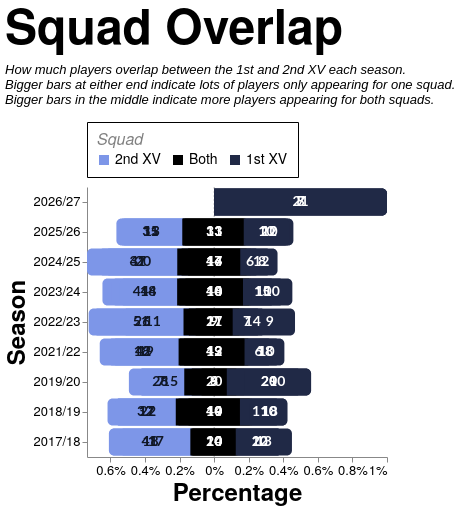

Write a Vega-Lite specification for this figure.
### Vega-Lite specification from a JSON file in a GitHub repository (floating-point values rounded to 4 significant figures)
{"config": {"axis": {"labelFont": "PT Sans Narrow, Helvetica Neue, Helvetica, Arial, sans-serif", "titleFont": "PT Sans Narrow, Helvetica Neue, Helvetica, Arial, sans-serif", "labelFontSize": 13, "titleFontSize": 24, "gridColor": "#202947", "gridOpacity": 0.2, "zindex": 1}, "text": {"font": "Lato, sans-serif"}, "bar": {"cornerRadiusEnd": 5}, "header": {"labelFont": "PT Sans Narrow, Helvetica Neue, Helvetica, Arial, sans-serif", "titleFont": "PT Sans Narrow, Helvetica Neue, Helvetica, Arial, sans-serif", "labelFontSize": 24, "titleFontSize": 28, "labelFontWeight": "bold", "orient": "left"}, "legend": {"labelFont": "PT Sans Narrow, Helvetica Neue, Helvetica, Arial, sans-serif", "titleFont": "PT Sans Narrow, Helvetica Neue, Helvetica, Arial, sans-serif", "labelFontSize": 14, "titleFontSize": 16, "titlePadding": 5, "fillColor": "white", "strokeColor": "black", "padding": 10, "titleFontWeight": "lighter", "titleFontStyle": "italic", "titleColor": "gray", "offset": 10}, "title": {"font": "PT Sans Narrow, Helvetica Neue, Helvetica, Arial, sans-serif", "fontSize": 48, "fontWeight": "bold", "anchor": "start", "align": "center", "titlePadding": 20, "subtitlePadding": 10, "subtitleFontSize": 13, "subtitleColor": "", "subtitleFontStyle": "italic", "offset": 15, "color": "black"}, "axisX": {"labelAngle": 0}, "facet": {"title": null, "header": null, "align": {"row": "each", "column": "each"}, "spacing": 10}, "resolve": {"scale": {"y": "independent", "facet": "independent"}}, "background": "transparent", "scale": {"offsetBandPaddingOuter": 0.2, "offsetBandPaddingInner": 0.1}, "view": {"stroke": null, "background": "transparent"}}, "layer": [{"data": {"name": "data-d285a7403ed98ae579761d64a864032b"}, "mark": {"type": "rule", "color": "#000000", "opacity": 0.3, "size": 1, "strokeDash": [2, 2]}, "encoding": {"x": {"field": "x", "type": "quantitative"}}}, {"layer": [{"mark": {"type": "bar", "cornerRadiusBottomLeft": 5, "cornerRadiusBottomRight": 0, "cornerRadiusTopLeft": 5, "cornerRadiusTopRight": 0}, "encoding": {"color": {"field": "category", "legend": {"orient": "top", "title": "Squad", "values": ["2nd XV", "Both", "1st XV"]}, "scale": {"domain": ["1st XV", "Both", "2nd XV"], "range": ["#202946", "#000000", "#7d96e8"]}, "type": "nominal"}, "order": {"field": "render_priority", "sort": "ascending", "type": "quantitative"}, "tooltip": [{"field": "season", "title": "Season", "type": "ordinal"}, {"field": "unit", "title": "Unit", "type": "nominal"}, {"field": "category", "title": "Pattern", "type": "nominal"}, {"field": "category_group", "title": "Appearance", "type": "nominal"}, {"field": "players", "title": "Players", "type": "quantitative"}, {"field": "percentage", "format": ".1%", "title": "Percentage", "type": "quantitative"}], "x": {"axis": {"format": "%", "grid": false, "labelExpr": "datum.value > 0 ? datum.value + '%' : -datum.value + '%'"}, "field": "percentage_start", "scale": {"nice": false}, "title": "Percentage", "type": "quantitative"}, "x2": {"field": "percentage_end"}, "y": {"field": "season", "sort": "descending", "title": "Season", "type": "ordinal"}}, "transform": [{"filter": "datum.category === '2nd XV'"}]}, {"mark": {"type": "bar", "cornerRadiusBottomLeft": 0, "cornerRadiusBottomRight": 0, "cornerRadiusTopLeft": 0, "cornerRadiusTopRight": 0}, "encoding": {"color": {"field": "category", "legend": {"orient": "top", "title": "Squad", "values": ["2nd XV", "Both", "1st XV"]}, "scale": {"domain": ["1st XV", "Both", "2nd XV"], "range": ["#202946", "#000000", "#7d96e8"]}, "type": "nominal"}, "order": {"field": "render_priority", "sort": "ascending", "type": "quantitative"}, "tooltip": [{"field": "season", "title": "Season", "type": "ordinal"}, {"field": "unit", "title": "Unit", "type": "nominal"}, {"field": "category", "title": "Pattern", "type": "nominal"}, {"field": "category_group", "title": "Appearance", "type": "nominal"}, {"field": "players", "title": "Players", "type": "quantitative"}, {"field": "percentage", "format": ".1%", "title": "Percentage", "type": "quantitative"}], "x": {"axis": {"format": "%", "grid": false, "labelExpr": "datum.value > 0 ? datum.value + '%' : -datum.value + '%'"}, "field": "percentage_start", "scale": {"nice": false}, "title": "Percentage", "type": "quantitative"}, "x2": {"field": "percentage_end"}, "y": {"field": "season", "sort": "descending", "title": "Season", "type": "ordinal"}}, "transform": [{"filter": "datum.category === 'Both'"}]}, {"mark": {"type": "bar", "cornerRadiusBottomLeft": 0, "cornerRadiusBottomRight": 5, "cornerRadiusTopLeft": 0, "cornerRadiusTopRight": 5}, "encoding": {"color": {"field": "category", "legend": {"orient": "top", "title": "Squad", "values": ["2nd XV", "Both", "1st XV"]}, "scale": {"domain": ["1st XV", "Both", "2nd XV"], "range": ["#202946", "#000000", "#7d96e8"]}, "type": "nominal"}, "order": {"field": "render_priority", "sort": "ascending", "type": "quantitative"}, "tooltip": [{"field": "season", "title": "Season", "type": "ordinal"}, {"field": "unit", "title": "Unit", "type": "nominal"}, {"field": "category", "title": "Pattern", "type": "nominal"}, {"field": "category_group", "title": "Appearance", "type": "nominal"}, {"field": "players", "title": "Players", "type": "quantitative"}, {"field": "percentage", "format": ".1%", "title": "Percentage", "type": "quantitative"}], "x": {"axis": {"format": "%", "grid": false, "labelExpr": "datum.value > 0 ? datum.value + '%' : -datum.value + '%'"}, "field": "percentage_start", "scale": {"nice": false}, "title": "Percentage", "type": "quantitative"}, "x2": {"field": "percentage_end"}, "y": {"field": "season", "sort": "descending", "title": "Season", "type": "ordinal"}}, "transform": [{"filter": "datum.category === '1st XV'"}]}], "data": {"name": "data-11492313ee6172fc1351f4975085af91"}}, {"data": {"name": "data-11492313ee6172fc1351f4975085af91"}, "mark": {"type": "text", "align": "center", "baseline": "middle", "fontSize": 14, "fontWeight": "bold"}, "encoding": {"color": {"field": "label_color", "legend": null, "scale": null, "type": "nominal"}, "text": {"field": "players", "format": ".0f", "type": "quantitative"}, "x": {"field": "label_position", "type": "quantitative"}, "y": {"field": "season", "sort": "descending", "title": "Season", "type": "ordinal"}}, "transform": [{"filter": "datum.percentage >= 0.035"}]}], "height": {"step": 30}, "resolve": {"scale": {"x": "shared"}}, "title": {"text": "Squad Overlap", "subtitle": ["How much players overlap between the 1st and 2nd XV each season.", "Bigger bars at either end indicate lots of players only appearing for one squad.", "Bigger bars in the middle indicate more players appearing for both squads."]}, "width": 300, "$schema": "https://vega.github.io/schema/vega-lite/v5.20.1.json", "datasets": {"data-d285a7403ed98ae579761d64a864032b": [{"x": 0}], "data-11492313ee6172fc1351f4975085af91": [{"type_code": -1, "season": "2017/18", "unit": "Total", "category": "2nd XV", "players": 41, "category_group": "One squad", "render_priority": 0, "percentage": 0.4713, "percentage_end": -0.1379, "percentage_start": -0.6092, "label_position": -0.3736, "label_color": "#111827", "unit_order": 0}, {"type_code": 0, "season": "2017/18", "unit": "Total", "category": "Both", "players": 24, "category_group": "Both squads", "render_priority": 1, "percentage": 0.2759, "percentage_end": 0.1379, "percentage_start": -0.1379, "label_position": -5.551e-17, "label_color": "white", "unit_order": 0}, {"type_code": 1, "season": "2017/18", "unit": "Total", "category": "1st XV", "players": 22, "category_group": "One squad", "render_priority": 0, "percentage": 0.2529, "percentage_end": 0.3908, "percentage_start": 0.1379, "label_position": 0.2644, "label_color": "white", "unit_order": 0}, {"type_code": -1, "season": "2017/18", "unit": "Forwards", "category": "2nd XV", "players": 18, "category_group": "One squad", "render_priority": 0, "percentage": 0.4737, "percentage_end": -0.1316, "percentage_start": -0.6053, "label_position": -0.3684, "label_color": "#111827", "unit_order": 1}, {"type_code": 0, "season": "2017/18", "unit": "Forwards", "category": "Both", "players": 10, "category_group": "Both squads", "render_priority": 1, "percentage": 0.2632, "percentage_end": 0.1316, "percentage_start": -0.1316, "label_position": -2.776e-17, "label_color": "white", "unit_order": 1}, {"type_code": 1, "season": "2017/18", "unit": "Forwards", "category": "1st XV", "players": 10, "category_group": "One squad", "render_priority": 0, "percentage": 0.2632, "percentage_end": 0.3947, "percentage_start": 0.1316, "label_position": 0.2632, "label_color": "white", "unit_order": 1}, {"type_code": -1, "season": "2017/18", "unit": "Backs", "category": "2nd XV", "players": 17, "category_group": "One squad", "render_priority": 0, "percentage": 0.425, "percentage_end": -0.125, "percentage_start": -0.55, "label_position": -0.3375, "label_color": "#111827", "unit_order": 2}, {"type_code": 0, "season": "2017/18", "unit": "Backs", "category": "Both", "players": 10, "category_group": "Both squads", "render_priority": 1, "percentage": 0.25, "percentage_end": 0.125, "percentage_start": -0.125, "label_position": 0.0, "label_color": "white", "unit_order": 2}, {"type_code": 1, "season": "2017/18", "unit": "Backs", "category": "1st XV", "players": 13, "category_group": "One squad", "render_priority": 0, "percentage": 0.325, "percentage_end": 0.45, "percentage_start": 0.125, "label_position": 0.2875, "label_color": "white", "unit_order": 2}, {"type_code": -1, "season": "2018/19", "unit": "Total", "category": "2nd XV", "players": 32, "category_group": "One squad", "render_priority": 0, "percentage": 0.3556, "percentage_end": -0.2222, "percentage_start": -0.5778, "label_position": -0.4, "label_color": "#111827", "unit_order": 0}, {"type_code": 0, "season": "2018/19", "unit": "Total", "category": "Both", "players": 40, "category_group": "Both squads", "render_priority": 1, "percentage": 0.4444, "percentage_end": 0.2222, "percentage_start": -0.2222, "label_position": 1.11e-16, "label_color": "white", "unit_order": 0}, {"type_code": 1, "season": "2018/19", "unit": "Total", "category": "1st XV", "players": 18, "category_group": "One squad", "render_priority": 0, "percentage": 0.2, "percentage_end": 0.4222, "percentage_start": 0.2222, "label_position": 0.3222, "label_color": "white", "unit_order": 0}, {"type_code": -1, "season": "2018/19", "unit": "Forwards", "category": "2nd XV", "players": 22, "category_group": "One squad", "render_priority": 0, "percentage": 0.4681, "percentage_end": -0.1489, "percentage_start": -0.617, "label_position": -0.383, "label_color": "#111827", "unit_order": 1}, {"type_code": 0, "season": "2018/19", "unit": "Forwards", "category": "Both", "players": 14, "category_group": "Both squads", "render_priority": 1, "percentage": 0.2979, "percentage_end": 0.1489, "percentage_start": -0.1489, "label_position": 0.0, "label_color": "white", "unit_order": 1}, {"type_code": 1, "season": "2018/19", "unit": "Forwards", "category": "1st XV", "players": 11, "category_group": "One squad", "render_priority": 0, "percentage": 0.234, "percentage_end": 0.383, "percentage_start": 0.1489, "label_position": 0.266, "label_color": "white", "unit_order": 1}, {"type_code": -1, "season": "2018/19", "unit": "Backs", "category": "2nd XV", "players": 17, "category_group": "One squad", "render_priority": 0, "percentage": 0.3696, "percentage_end": -0.2065, "percentage_start": -0.5761, "label_position": -0.3913, "label_color": "#111827", "unit_order": 2}, {"type_code": 0, "season": "2018/19", "unit": "Backs", "category": "Both", "players": 19, "category_group": "Both squads", "render_priority": 1, "percentage": 0.413, "percentage_end": 0.2065, "percentage_start": -0.2065, "label_position": -8.327e-17, "label_color": "white", "unit_order": 2}, {"type_code": 1, "season": "2018/19", "unit": "Backs", "category": "1st XV", "players": 10, "category_group": "One squad", "render_priority": 0, "percentage": 0.2174, "percentage_end": 0.4239, "percentage_start": 0.2065, "label_position": 0.3152, "label_color": "white", "unit_order": 2}, {"type_code": -1, "season": "2019/20", "unit": "Total", "category": "2nd XV", "players": 28, "category_group": "One squad", "render_priority": 0, "percentage": 0.3636, "percentage_end": -0.1299, "percentage_start": -0.4935, "label_position": -0.3117, "label_color": "#111827", "unit_order": 0}, {"type_code": 0, "season": "2019/20", "unit": "Total", "category": "Both", "players": 20, "category_group": "Both squads", "render_priority": 1, "percentage": 0.2597, "percentage_end": 0.1299, "percentage_start": -0.1299, "label_position": 0.0, "label_color": "white", "unit_order": 0}, {"type_code": 1, "season": "2019/20", "unit": "Total", "category": "1st XV", "players": 29, "category_group": "One squad", "render_priority": 0, "percentage": 0.3766, "percentage_end": 0.5065, "percentage_start": 0.1299, "label_position": 0.3182, "label_color": "white", "unit_order": 0}, {"type_code": -1, "season": "2019/20", "unit": "Forwards", "category": "2nd XV", "players": 15, "category_group": "One squad", "render_priority": 0, "percentage": 0.3659, "percentage_end": -0.07317, "percentage_start": -0.439, "label_position": -0.2561, "label_color": "#111827", "unit_order": 1}, {"type_code": 0, "season": "2019/20", "unit": "Forwards", "category": "Both", "players": 6, "category_group": "Both squads", "render_priority": 1, "percentage": 0.1463, "percentage_end": 0.07317, "percentage_start": -0.07317, "label_position": 1.388e-17, "label_color": "white", "unit_order": 1}, {"type_code": 1, "season": "2019/20", "unit": "Forwards", "category": "1st XV", "players": 20, "category_group": "One squad", "render_priority": 0, "percentage": 0.4878, "percentage_end": 0.561, "percentage_start": 0.07317, "label_position": 0.3171, "label_color": "white", "unit_order": 1}, {"type_code": -1, "season": "2019/20", "unit": "Backs", "category": "2nd XV", "players": 7, "category_group": "One squad", "render_priority": 0, "percentage": 0.2692, "percentage_end": -0.1731, "percentage_start": -0.4423, "label_position": -0.3077, "label_color": "#111827", "unit_order": 2}, {"type_code": 0, "season": "2019/20", "unit": "Backs", "category": "Both", "players": 9, "category_group": "Both squads", "render_priority": 1, "percentage": 0.3462, "percentage_end": 0.1731, "percentage_start": -0.1731, "label_position": 5.551e-17, "label_color": "white", "unit_order": 2}, {"type_code": 1, "season": "2019/20", "unit": "Backs", "category": "1st XV", "players": 10, "category_group": "One squad", "render_priority": 0, "percentage": 0.3846, "percentage_end": 0.5577, "percentage_start": 0.1731, "label_position": 0.3654, "label_color": "white", "unit_order": 2}, {"type_code": -1, "season": "2021/22", "unit": "Total", "category": "2nd XV", "players": 42, "category_group": "One squad", "render_priority": 0, "percentage": 0.4118, "percentage_end": -0.2059, "percentage_start": -0.6176, "label_position": -0.4118, "label_color": "#111827", "unit_order": 0}, {"type_code": 0, "season": "2021/22", "unit": "Total", "category": "Both", "players": 42, "category_group": "Both squads", "render_priority": 1, "percentage": 0.4118, "percentage_end": 0.2059, "percentage_start": -0.2059, "label_position": -5.551e-17, "label_color": "white", "unit_order": 0}, {"type_code": 1, "season": "2021/22", "unit": "Total", "category": "1st XV", "players": 18, "category_group": "One squad", "render_priority": 0, "percentage": 0.1765, "percentage_end": 0.3824, "percentage_start": 0.2059, "label_position": 0.2941, "label_color": "white", "unit_order": 0}, {"type_code": -1, "season": "2021/22", "unit": "Forwards", "category": "2nd XV", "players": 19, "category_group": "One squad", "render_priority": 0, "percentage": 0.3958, "percentage_end": -0.1979, "percentage_start": -0.5938, "label_position": -0.3958, "label_color": "#111827", "unit_order": 1}, {"type_code": 0, "season": "2021/22", "unit": "Forwards", "category": "Both", "players": 19, "category_group": "Both squads", "render_priority": 1, "percentage": 0.3958, "percentage_end": 0.1979, "percentage_start": -0.1979, "label_position": -2.776e-17, "label_color": "white", "unit_order": 1}, {"type_code": 1, "season": "2021/22", "unit": "Forwards", "category": "1st XV", "players": 10, "category_group": "One squad", "render_priority": 0, "percentage": 0.2083, "percentage_end": 0.4062, "percentage_start": 0.1979, "label_position": 0.3021, "label_color": "white", "unit_order": 1}, {"type_code": -1, "season": "2021/22", "unit": "Backs", "category": "2nd XV", "players": 18, "category_group": "One squad", "render_priority": 0, "percentage": 0.4865, "percentage_end": -0.1757, "percentage_start": -0.6622, "label_position": -0.4189, "label_color": "#111827", "unit_order": 2}, {"type_code": 0, "season": "2021/22", "unit": "Backs", "category": "Both", "players": 13, "category_group": "Both squads", "render_priority": 1, "percentage": 0.3514, "percentage_end": 0.1757, "percentage_start": -0.1757, "label_position": 8.327e-17, "label_color": "white", "unit_order": 2}, {"type_code": 1, "season": "2021/22", "unit": "Backs", "category": "1st XV", "players": 6, "category_group": "One squad", "render_priority": 0, "percentage": 0.1622, "percentage_end": 0.3378, "percentage_start": 0.1757, "label_position": 0.2568, "label_color": "white", "unit_order": 2}, {"type_code": -1, "season": "2022/23", "unit": "Total", "category": "2nd XV", "players": 51, "category_group": "One squad", "render_priority": 0, "percentage": 0.5543, "percentage_end": -0.1467, "percentage_start": -0.7011, "label_position": -0.4239, "label_color": "#111827", "unit_order": 0}, {"type_code": 0, "season": "2022/23", "unit": "Total", "category": "Both", "players": 27, "category_group": "Both squads", "render_priority": 1, "percentage": 0.2935, "percentage_end": 0.1467, "percentage_start": -0.1467, "label_position": -2.776e-17, "label_color": "white", "unit_order": 0}, {"type_code": 1, "season": "2022/23", "unit": "Total", "category": "1st XV", "players": 14, "category_group": "One squad", "render_priority": 0, "percentage": 0.1522, "percentage_end": 0.2989, "percentage_start": 0.1467, "label_position": 0.2228, "label_color": "white", "unit_order": 0}, {"type_code": -1, "season": "2022/23", "unit": "Forwards", "category": "2nd XV", "players": 26, "category_group": "One squad", "render_priority": 0, "percentage": 0.619, "percentage_end": -0.1071, "percentage_start": -0.7262, "label_position": -0.4167, "label_color": "#111827", "unit_order": 1}, {"type_code": 0, "season": "2022/23", "unit": "Forwards", "category": "Both", "players": 9, "category_group": "Both squads", "render_priority": 1, "percentage": 0.2143, "percentage_end": 0.1071, "percentage_start": -0.1071, "label_position": 6.939e-17, "label_color": "white", "unit_order": 1}, {"type_code": 1, "season": "2022/23", "unit": "Forwards", "category": "1st XV", "players": 7, "category_group": "One squad", "render_priority": 0, "percentage": 0.1667, "percentage_end": 0.2738, "percentage_start": 0.1071, "label_position": 0.1905, "label_color": "white", "unit_order": 1}, {"type_code": -1, "season": "2022/23", "unit": "Backs", "category": "2nd XV", "players": 11, "category_group": "One squad", "render_priority": 0, "percentage": 0.3548, "percentage_end": -0.1774, "percentage_start": -0.5323, "label_position": -0.3548, "label_color": "#111827", "unit_order": 2}, {"type_code": 0, "season": "2022/23", "unit": "Backs", "category": "Both", "players": 11, "category_group": "Both squads", "render_priority": 1, "percentage": 0.3548, "percentage_end": 0.1774, "percentage_start": -0.1774, "label_position": 5.551e-17, "label_color": "white", "unit_order": 2}, {"type_code": 1, "season": "2022/23", "unit": "Backs", "category": "1st XV", "players": 9, "category_group": "One squad", "render_priority": 0, "percentage": 0.2903, "percentage_end": 0.4677, "percentage_start": 0.1774, "label_position": 0.3226, "label_color": "white", "unit_order": 2}, {"type_code": -1, "season": "2023/24", "unit": "Total", "category": "2nd XV", "players": 44, "category_group": "One squad", "render_priority": 0, "percentage": 0.4444, "percentage_end": -0.202, "percentage_start": -0.6465, "label_position": -0.4242, "label_color": "#111827", "unit_order": 0}, {"type_code": 0, "season": "2023/24", "unit": "Total", "category": "Both", "players": 40, "category_group": "Both squads", "render_priority": 1, "percentage": 0.404, "percentage_end": 0.202, "percentage_start": -0.202, "label_position": -2.776e-17, "label_color": "white", "unit_order": 0}, {"type_code": 1, "season": "2023/24", "unit": "Total", "category": "1st XV", "players": 15, "category_group": "One squad", "render_priority": 0, "percentage": 0.1515, "percentage_end": 0.3535, "percentage_start": 0.202, "label_position": 0.2778, "label_color": "white", "unit_order": 0}, {"type_code": -1, "season": "2023/24", "unit": "Forwards", "category": "2nd XV", "players": 18, "category_group": "One squad", "render_priority": 0, "percentage": 0.4286, "percentage_end": -0.1667, "percentage_start": -0.5952, "label_position": -0.381, "label_color": "#111827", "unit_order": 1}, {"type_code": 0, "season": "2023/24", "unit": "Forwards", "category": "Both", "players": 14, "category_group": "Both squads", "render_priority": 1, "percentage": 0.3333, "percentage_end": 0.1667, "percentage_start": -0.1667, "label_position": -2.776e-17, "label_color": "white", "unit_order": 1}, {"type_code": 1, "season": "2023/24", "unit": "Forwards", "category": "1st XV", "players": 10, "category_group": "One squad", "render_priority": 0, "percentage": 0.2381, "percentage_end": 0.4048, "percentage_start": 0.1667, "label_position": 0.2857, "label_color": "white", "unit_order": 1}, {"type_code": -1, "season": "2023/24", "unit": "Backs", "category": "2nd XV", "players": 14, "category_group": "One squad", "render_priority": 0, "percentage": 0.3333, "percentage_end": -0.2143, "percentage_start": -0.5476, "label_position": -0.381, "label_color": "#111827", "unit_order": 2}, {"type_code": 0, "season": "2023/24", "unit": "Backs", "category": "Both", "players": 18, "category_group": "Both squads", "render_priority": 1, "percentage": 0.4286, "percentage_end": 0.2143, "percentage_start": -0.2143, "label_position": 2.776e-17, "label_color": "white", "unit_order": 2}, {"type_code": 1, "season": "2023/24", "unit": "Backs", "category": "1st XV", "players": 10, "category_group": "One squad", "render_priority": 0, "percentage": 0.2381, "percentage_end": 0.4524, "percentage_start": 0.2143, "label_position": 0.3333, "label_color": "white", "unit_order": 2}, {"type_code": -1, "season": "2024/25", "unit": "Total", "category": "2nd XV", "players": 47, "category_group": "One squad", "render_priority": 0, "percentage": 0.4563, "percentage_end": -0.2136, "percentage_start": -0.6699, "label_position": -0.4417, "label_color": "#111827", "unit_order": 0}, {"type_code": 0, "season": "2024/25", "unit": "Total", "category": "Both", "players": 44, "category_group": "Both squads", "render_priority": 1, "percentage": 0.4272, "percentage_end": 0.2136, "percentage_start": -0.2136, "label_position": 2.776e-17, "label_color": "white", "unit_order": 0}, {"type_code": 1, "season": "2024/25", "unit": "Total", "category": "1st XV", "players": 12, "category_group": "One squad", "render_priority": 0, "percentage": 0.1165, "percentage_end": 0.3301, "percentage_start": 0.2136, "label_position": 0.2718, "label_color": "white", "unit_order": 0}, {"type_code": -1, "season": "2024/25", "unit": "Forwards", "category": "2nd XV", "players": 20, "category_group": "One squad", "render_priority": 0, "percentage": 0.4444, "percentage_end": -0.1889, "percentage_start": -0.6333, "label_position": -0.4111, "label_color": "#111827", "unit_order": 1}, {"type_code": 0, "season": "2024/25", "unit": "Forwards", "category": "Both", "players": 17, "category_group": "Both squads", "render_priority": 1, "percentage": 0.3778, "percentage_end": 0.1889, "percentage_start": -0.1889, "label_position": 0.0, "label_color": "white", "unit_order": 1}, {"type_code": 1, "season": "2024/25", "unit": "Forwards", "category": "1st XV", "players": 8, "category_group": "One squad", "render_priority": 0, "percentage": 0.1778, "percentage_end": 0.3667, "percentage_start": 0.1889, "label_position": 0.2778, "label_color": "white", "unit_order": 1}, {"type_code": -1, "season": "2024/25", "unit": "Backs", "category": "2nd XV", "players": 31, "category_group": "One squad", "render_priority": 0, "percentage": 0.5849, "percentage_end": -0.1509, "percentage_start": -0.7358, "label_position": -0.4434, "label_color": "#111827", "unit_order": 2}, {"type_code": 0, "season": "2024/25", "unit": "Backs", "category": "Both", "players": 16, "category_group": "Both squads", "render_priority": 1, "percentage": 0.3019, "percentage_end": 0.1509, "percentage_start": -0.1509, "label_position": 8.327e-17, "label_color": "white", "unit_order": 2}, {"type_code": 1, "season": "2024/25", "unit": "Backs", "category": "1st XV", "players": 6, "category_group": "One squad", "render_priority": 0, "percentage": 0.1132, "percentage_end": 0.2642, "percentage_start": 0.1509, "label_position": 0.2075, "label_color": "white", "unit_order": 2}, {"type_code": -1, "season": "2025/26", "unit": "Total", "category": "2nd XV", "players": 31, "category_group": "One squad", "render_priority": 0, "percentage": 0.369, "percentage_end": -0.1845, "percentage_start": -0.5536, "label_position": -0.369, "label_color": "#111827", "unit_order": 0}, {"type_code": 0, "season": "2025/26", "unit": "Total", "category": "Both", "players": 31, "category_group": "Both squads", "render_priority": 1, "percentage": 0.369, "percentage_end": 0.1845, "percentage_start": -0.1845, "label_position": 0.0, "label_color": "white", "unit_order": 0}, {"type_code": 1, "season": "2025/26", "unit": "Total", "category": "1st XV", "players": 22, "category_group": "One squad", "render_priority": 0, "percentage": 0.2619, "percentage_end": 0.4464, "percentage_start": 0.1845, "label_position": 0.3155, "label_color": "white", "unit_order": 0}, {"type_code": -1, "season": "2025/26", "unit": "Forwards", "category": "2nd XV", "players": 13, "category_group": "One squad", "render_priority": 0, "percentage": 0.3611, "percentage_end": -0.1806, "percentage_start": -0.5417, "label_position": -0.3611, "label_color": "#111827", "unit_order": 1}, {"type_code": 0, "season": "2025/26", "unit": "Forwards", "category": "Both", "players": 13, "category_group": "Both squads", "render_priority": 1, "percentage": 0.3611, "percentage_end": 0.1806, "percentage_start": -0.1806, "label_position": 2.776e-17, "label_color": "white", "unit_order": 1}, {"type_code": 1, "season": "2025/26", "unit": "Forwards", "category": "1st XV", "players": 10, "category_group": "One squad", "render_priority": 0, "percentage": 0.2778, "percentage_end": 0.4583, "percentage_start": 0.1806, "label_position": 0.3194, "label_color": "white", "unit_order": 1}, {"type_code": -1, "season": "2025/26", "unit": "Backs", "category": "2nd XV", "players": 15, "category_group": "One squad", "render_priority": 0, "percentage": 0.3947, "percentage_end": -0.1711, "percentage_start": -0.5658, "label_position": -0.3684, "label_color": "#111827", "unit_order": 2}, {"type_code": 0, "season": "2025/26", "unit": "Backs", "category": "Both", "players": 13, "category_group": "Both squads", "render_priority": 1, "percentage": 0.3421, "percentage_end": 0.1711, "percentage_start": -0.1711, "label_position": 8.327e-17, "label_color": "white", "unit_order": 2}, {"type_code": 1, "season": "2025/26", "unit": "Backs", "category": "1st XV", "players": 10, "category_group": "One squad", "render_priority": 0, "percentage": 0.2632, "percentage_end": 0.4342, "percentage_start": 0.1711, "label_position": 0.3026, "label_color": "white", "unit_order": 2}, {"type_code": 1, "season": "2026/27", "unit": "Total", "category": "1st XV", "players": 21, "category_group": "One squad", "render_priority": 0, "percentage": 1.0, "percentage_end": 1.0, "percentage_start": 0.0, "label_position": 0.5, "label_color": "white", "unit_order": 0}, {"type_code": 1, "season": "2026/27", "unit": "Forwards", "category": "1st XV", "players": 8, "category_group": "One squad", "render_priority": 0, "percentage": 1.0, "percentage_end": 1.0, "percentage_start": 0.0, "label_position": 0.5, "label_color": "white", "unit_order": 1}, {"type_code": 1, "season": "2026/27", "unit": "Backs", "category": "1st XV", "players": 7, "category_group": "One squad", "render_priority": 0, "percentage": 1.0, "percentage_end": 1.0, "percentage_start": 0.0, "label_position": 0.5, "label_color": "white", "unit_order": 2}]}}
